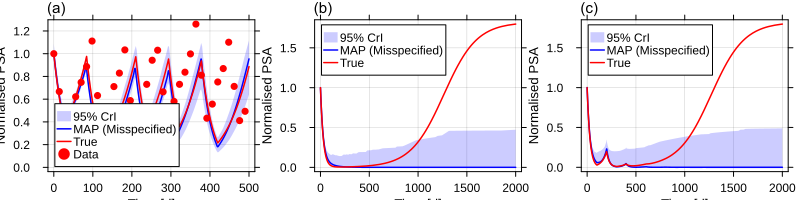

Source code (Julia):
#=

    FIGURE 9
    ========

=#

using RobustAdaptiveTherapy
using Plots
using Distributions
using JLD2
using Random

include("../defaults.jl")

## ALTERNATIVE MODEL PARAMETERS

    # Get random parameter from joint posterior
    Random.seed!(4)
    q = sample_joint_posterior(model=:strobl)[1]
    Random.seed!()

# SETUP TREATMENT SCHEDULE

    tmax = 500.0       # Maximum time (such that TTP is always less than tmax)
    Δ = 14              # Decision interval
    day = 0:Δ:tmax      # Observation times (for decisions)
    α = [0.5,1.0]       # Off when Rel. PSA drops below α[1], on when above α[2]

    # Adaptive therapy
    Tx_at = ε -> create_Tx(α,Δ,isa(ε,Distribution) ? rand(ε) : ε;tmax)

    # Continuous therapy
    Tx_con = t -> true 

    # Intermittent therapy
    Tx_int = t -> mod(t, 200) < 100     # Intermittent

    # ε for adaptive therapy (data)
    ε_sample = rand(psa_noise_model(day,q))

## SYNTHETIC DATA FROM ALTERNATIVE MODEL

    # Solve model
    sol_psa, Tx_data, rprp = solve_model(q, Tx_at(ε_sample);tmax, output=:all, model=:alternative);

    # Plot measured PSA
    psa_data = sol_psa.(day) + ε_sample
    psa_data = psa_data / psa_data[1]

    p1 = plot(sol_psa, xlim=(0.0,tmax))
    scatter!(day, psa_data)


## FIT TO STROBL MODEL

    #res = patient_fit(day, psa_data, Tx_data; model=:strobl, tryagain=20);
    #@save "$(@__DIR__)/fig9.jld2" res q ε_sample psa_data
    @load "$(@__DIR__)/fig9.jld2" res q ε_sample psa_data

## PLOTS

    T = range(0.0,tmax, 201)
    Tex = range(0.0, 4*tmax)    # For extrapolation

    n = 1000 # Number of samples for credible intervals

    p₀_idx = findfirst(res.name_map.parameters .== :p₀)

    # (a) - Fit
    
        # Function of parameters to plot
        func = q -> t -> q[p₀_idx] * solve_model(q, Tx_data; tmax, output=:psa, model=:strobl)(t)
    
        # 95% credible interval
        l,u = get_quantiles(func, T, res, n)

        # At posterior mode
        m = func(get_map(res))

        fig9a = plot(T, u, frange=l,c=:blue, α=0.2, lw=0.0, label="95% CrI")
        plot!(fig9a, m, c=:blue, label="MAP (Misspecified)")
        plot!(fig9a, sol_psa, c=:red, label="True")
        scatter!(fig9a, day,psa_data, c=:red, msw=0.0, label="Data")
        plot!(fig9a, ylim=(0.0,:auto), widen=true)

        ###########
        ## Plot resistant population
        sol_true = t -> solve_model(q, Tx_data; tmax=maximum(Tex), output=:raw, model=:alternative)(t)[2];

        # Function of parameters to plot
        func = q -> t -> solve_model(q, Tx_data; tmax=maximum(Tex), output=:raw, model=:strobl)(t)[2]

        # 95% credible interval
        l,u = get_quantiles(func, T, res, n)

        # At posterior mode
        m = func(get_map(res))

        fig9d = plot(T, u, frange=l,c=:blue, α=0.2, lw=0.0, label="95% CrI")
        plot!(fig9d, m, c=:blue, label="MAP (Misspecified)")
        plot!(fig9d, sol_true, c=:red, label="True")

    # (b) - Continuous
    
        # Truth
        sol_psa_cont_true = solve_model(q, Tx_con; tmax=maximum(Tex), output=:psa, model=:alternative)

        # Function of parameters to plot
        func = q -> t -> solve_model(q, Tx_con; tmax=maximum(Tex), output=:psa, model=:strobl)(t)

        # 95% credible interval
        l,u = get_quantiles(func, Tex, res, n)

        # At posterior mode
        m = func(get_map(res))

        fig9b = plot(Tex, u, frange=l,c=:blue, α=0.2, lw=0.0, label="95% CrI")
        plot!(fig9b, m, c=:blue, label="MAP (Misspecified)")
        plot!(fig9b, sol_psa_cont_true, c=:red, label="True")

        ###########
        ## Plot resistant population
        sol_true = t -> solve_model(q, Tx_con; tmax=maximum(Tex), output=:raw, model=:alternative)(t)[2];

        # Function of parameters to plot
        func = q -> t -> solve_model(q, Tx_con; tmax=maximum(Tex), output=:raw, model=:strobl)(t)[2]

        # 95% credible interval
        l,u = get_quantiles(func, Tex, res, n)

        # At posterior mode
        m = func(get_map(res))

        fig9e = plot(Tex, u, frange=l,c=:blue, α=0.2, lw=0.0, label="95% CrI")
        plot!(fig9e, m, c=:blue, label="MAP (Misspecified)")
        plot!(fig9e, sol_true, c=:red, label="True")
        plot!(fig9e, ylim=(0.0,1.0), widen=true)

    # (c) - Intermittent
    
        # Truth
        sol_psa_int_true = solve_model(q, Tx_int; tmax=maximum(Tex), output=:psa, model=:alternative)

        # Function of parameters to plot
        func = q -> t -> solve_model(q, Tx_int; tmax=maximum(Tex), output=:psa, model=:strobl)(t)

        # 95% credible interval
        l,u = get_quantiles(func, Tex, res, n)

        # At posterior mode
        m = func(get_map(res))

        fig9c = plot(Tex, u, frange=l,c=:blue, α=0.2, lw=0.0, label="95% CrI")
        plot!(fig9c, m, c=:blue, label="MAP (Misspecified)")
        plot!(fig9c, sol_psa_int_true, c=:red, label="True")

        ###########
        ## Plot resistant population
        sol_true = t -> solve_model(q, Tx_int; tmax=maximum(Tex), output=:raw, model=:alternative)(t)[2];

        # Function of parameters to plot
        func = q -> t -> solve_model(q, Tx_int; tmax=maximum(Tex), output=:raw, model=:strobl)(t)[2]

        # 95% credible interval
        l,u = get_quantiles(func, Tex, res, n)

        # At posterior mode
        m = func(get_map(res))

        fig9f = plot(Tex, u, frange=l,c=:blue, α=0.2, lw=0.0, label="95% CrI")
        plot!(fig9f, m, c=:blue, label="MAP (Misspecified)")
        plot!(fig9f, sol_true, c=:red, label="True")
        plot!(fig9f, ylim=(0.0,1.0), widen=true)

# FIGURE 9

fig9 = plot(fig9a, fig9b, fig9c, layout=grid(1,3), size=(800,200), xlabel="Time [d]", ylabel="Normalised PSA")
add_plot_labels!(fig9)

savefig(fig9, "$(@__DIR__)/fig9.svg")
fig9
